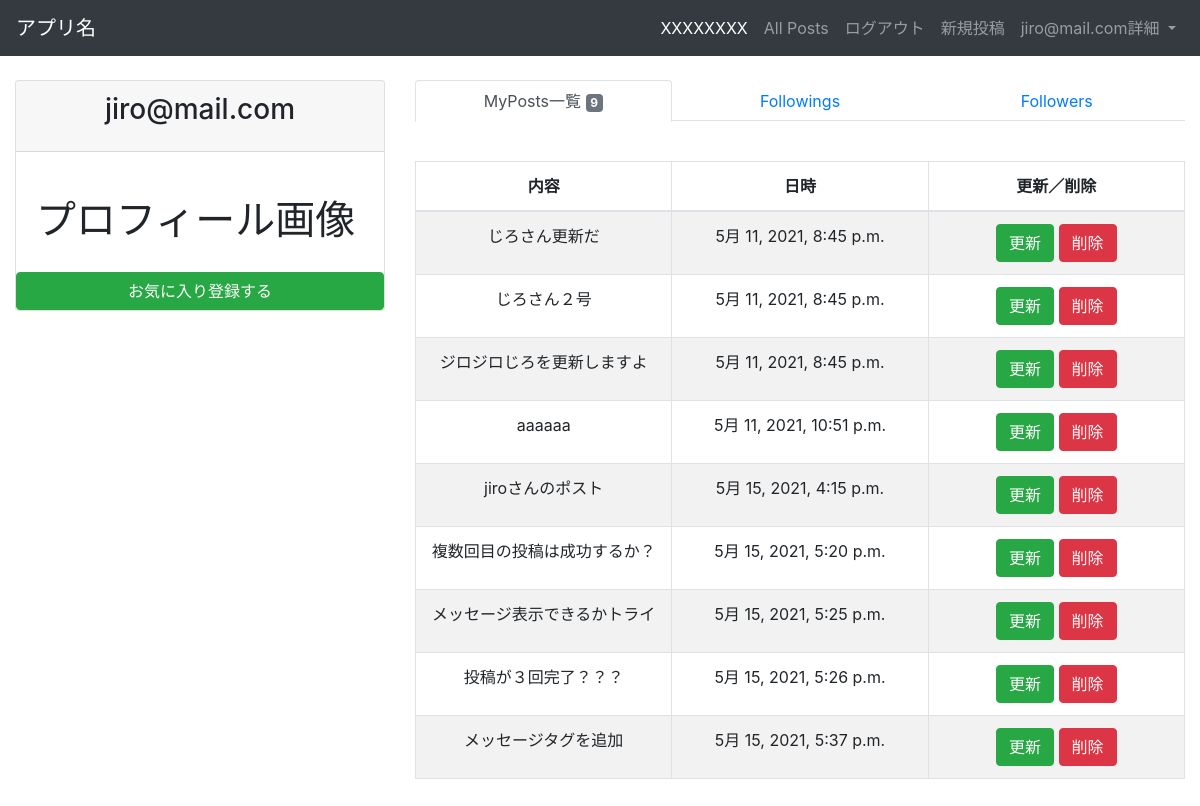
/microposts/myposts/ (signed in), run on the app's committed database.
### accounts/models.py (models this page shows, shortened)
class Users(AbstractBaseUser, PermissionsMixin):
    username = models.CharField(max_length=100)
    email = models.EmailField(max_length=100, unique=True)
    followers = models.ManyToManyField('self', blank='True', symmetrical='False')
    is_active = models.BooleanField(default=True)
    is_staff = models.BooleanField(default=False)
    USERNAME_FIELD = 'email'
    REQUIRED_FIELDS = ['username']
    object = UserManager()
    favoritePost = models.ManyToManyField(
        'microposts.Post', blank=True,
        verbose_name='お気に入りの投稿'
    )

### microposts/models.py (models this page shows)
class Post(models.Model):
    owner = models.ForeignKey('accounts.Users', verbose_name='オーナー', on_delete=models.CASCADE)
    content = models.TextField(max_length=255)
    created_at = models.DateTimeField(auto_now_add=True)
    class Meta:
        db_table = 'posts'

### microposts/views.py (the view)
# urls.py: path('myposts/', MyPostListView.as_view(), name='myposts'),
class MyPostListView(LoginRequiredMixin, ListView):
    template_name = 'microposts/myposts.html'
    model = Post
    success_url = reverse_lazy('microposts:myposts')
    def get_queryset(self):
        return Post.objects.filter(owner_id=self.request.user)

### templates/microposts/myposts.html (shortened to what this page needs)
{% extends 'base.html' %}
{% load bootstrap4 %}
{% block content %}
    <div class="content-wrapper">
        <div class="container-fluid">
            <div class="row">
                <aside class="col-sm-4">
                    <div class="card">
                        <div class="card-header">
                            <h3 class="card-title text-center">{{ user.get_username }}</h3>
                        </div>
                        <div class="card-body">
                            <h1>プロフィール画像</h1>
                        </div>
                        <button id="add-user" type="submit" class="btn btn-default btn-success btn-block">
                            お気に入り登録する
                        </button>
                    </div>
                </aside>
                <div class="col-sm-8">
                    <ul class="nav nav-tabs nav-justified mb-3">
                        <li class="nav-item"><a href="#" class="nav-link active">MyPosts一覧
                            <span class="badge badge-secondary">{{ object_list | length }}</span></a></li>
                        <li class="nav-item"><a href="#" class="nav-link">Followings</a></li>
                        <li class="nav-item"><a href="#" class="nav-link">Followers</a></li>
                    </ul>
                    <div class="table table-responsive">
                        <table id='post_list' width="100%"
                               class="table table-striped table-bordered table-hover">
                            <thead>
                            <tr>
                                <th class="text-center">内容</th>
                                <th class="text-center">日時</th>
                                <th class="text-center">更新／削除</th>
                            </tr>
                            </thead>
                            <tbody>
                            {% for item in object_list %}
                                <tr class="odd gradeX text-center">
                                    <td class="text-center" width="100">{{ item.content }}</td>
                                    <td class="text-center" width="100">{{ item.created_at }}</td>
                                    <td class="text-center" width="100">
                                        <a class="btn btn-success" href="{% url 'microposts:update' item.pk %}"
                                           role="button">更新</a>
                                        <a class="btn btn-danger" href="{% url 'microposts:delete' item.pk %}"
                                           role="button">削除</a>
                                    </td>
                                </tr>
                            {% endfor %}
                            </tbody>
                        </table>
                    </div>
                </div>
            </div>
        </div>
    </div>
{% endblock %}

### templates/base.html (shortened to what this page needs)
{% load static %}
<!DOCTYPE html>
<html lang="ja">
<head>
    <link rel="stylesheet" href="https://stackpath.bootstrapcdn.com/bootstrap/4.3.1/css/bootstrap.min.css"
>
    {% load bootstrap4 %}
    {% bootstrap_css %}
</head>
<body>
<header class="mb-4">
    <nav class="navbar navbar-expand-sm navbar-dark bg-dark">
        <a class="navbar-brand" href="/">アプリ名</a>
        <div class="collapse navbar-collapse justify-content-end" id="navbarNavDropdown">
            <ul class="navbar-nav">
                <li class="nav-item active">
                    <a class="nav-link" href="#">XXXXXXXX <span class="sr-only">(current)</span></a>
                </li>
                <li class="nav-item"><a class="nav-link" href="{% url 'microposts:list' %}">All Posts</a>
                </li>{% if user.is_authenticated %}
                <li class="nav-item">
                    <a class="nav-link" href="{% url 'accounts:user_logout' %}">ログアウト</a>
                </li>{% endif %}
                <li class="nav-item">
                    <a class="nav-link" href="{% url 'microposts:create' %}">新規投稿</a>
                </li>
                <li class="nav-item dropdown">
                    <a class="nav-link dropdown-toggle" href="#" id="navbarDropdownMenuLink" role="button"
                       data-toggle="dropdown" aria-haspopup="true" aria-expanded="false">
                        {{ user.get_username }}詳細
                    </a>
                </li>
            </ul>
        </div>
    </nav>
</header>
{% block content %}
{% endblock content %}
<link rel="stylesheet" href="https://cdn.datatables.net/t/bs-3.3.6/jqc-1.12.0,dt-1.10.11/datatables.min.css"/>
</body>
</html>

### data on the page
Users: get_username "jiro@mail.com"
Post: content "じろさん更新だ", created_at "5月 11, 2021, 8:45 p.m."
Post: content "じろさん２号", created_at "5月 11, 2021, 8:45 p.m."
Post: content "ジロジロじろを更新しますよ", created_at "5月 11, 2021, 8:45 p.m."
Post: content "aaaaaa", created_at "5月 11, 2021, 10:51 p.m."
Post: content "jiroさんのポスト", created_at "5月 15, 2021, 4:15 p.m."
Post: content "複数回目の投稿は成功するか？", created_at "5月 15, 2021, 5:20 p.m."
Post: content "メッセージ表示できるかトライ", created_at "5月 15, 2021, 5:25 p.m."
Post: content "投稿が３回完了？？？", created_at "5月 15, 2021, 5:26 p.m."
Post: content "メッセージタグを追加", created_at "5月 15, 2021, 5:37 p.m."

### other printed values
{{ object_list | length }} "9"
